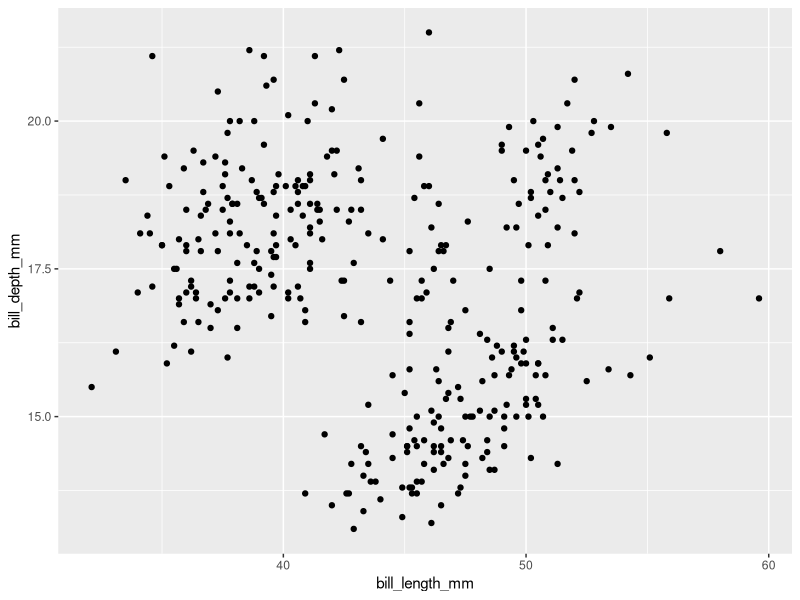
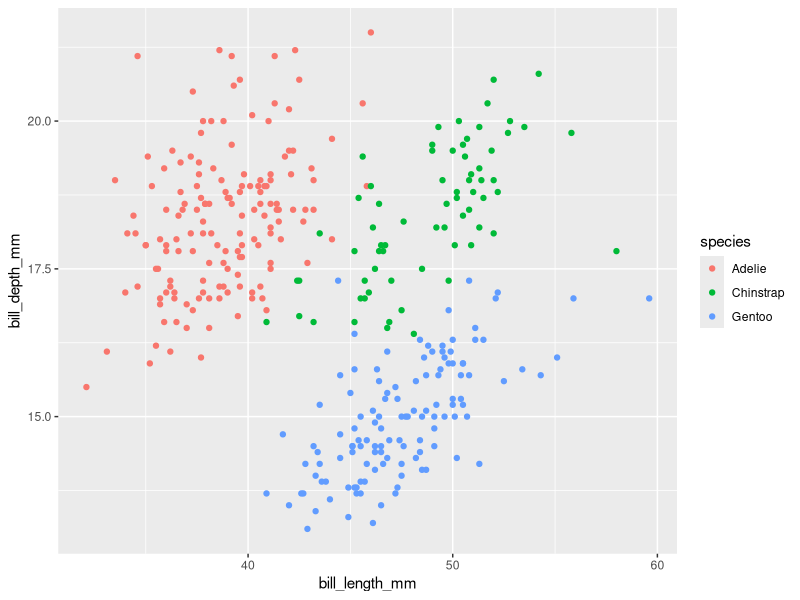
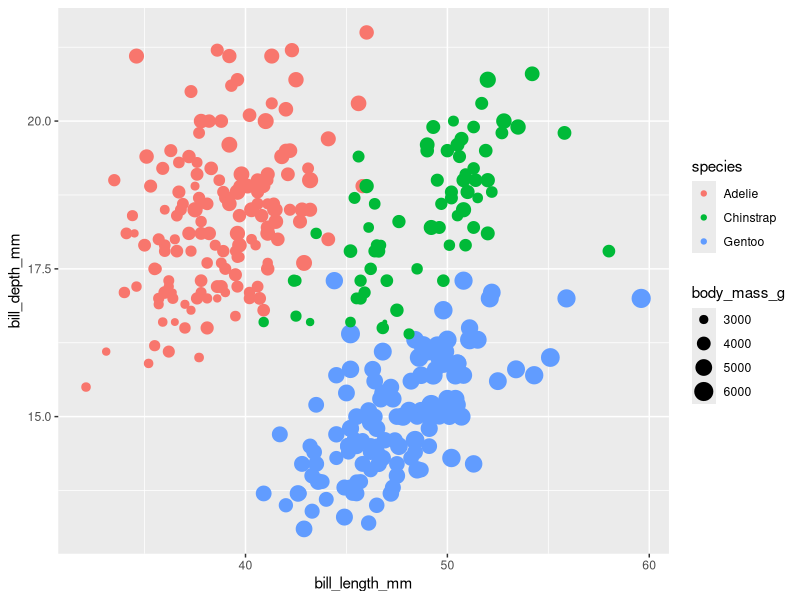
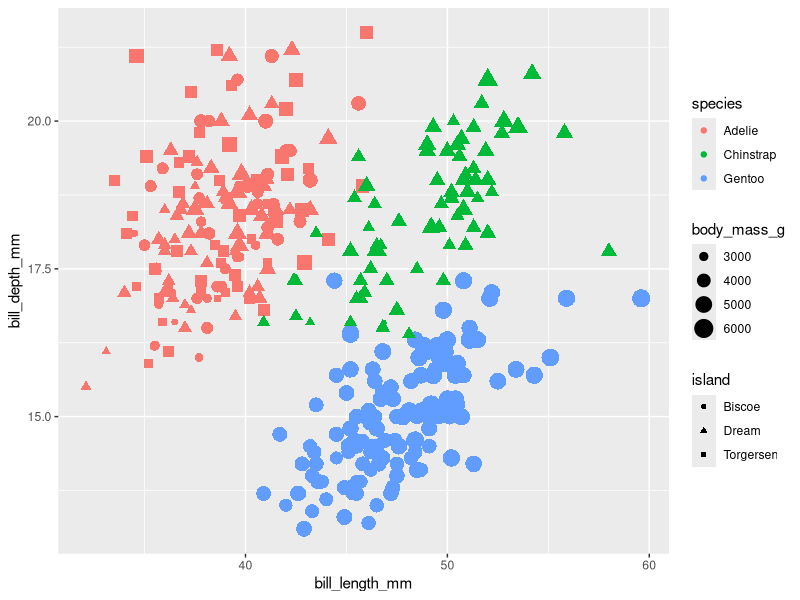
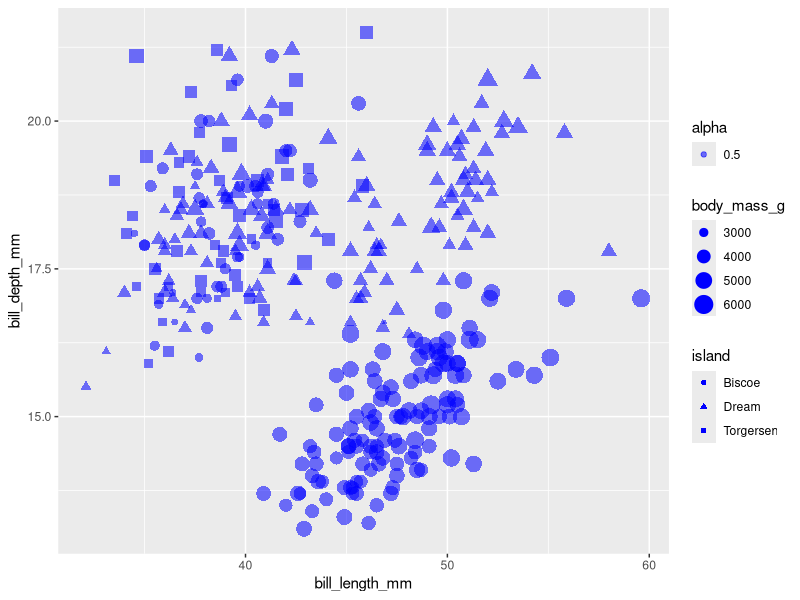
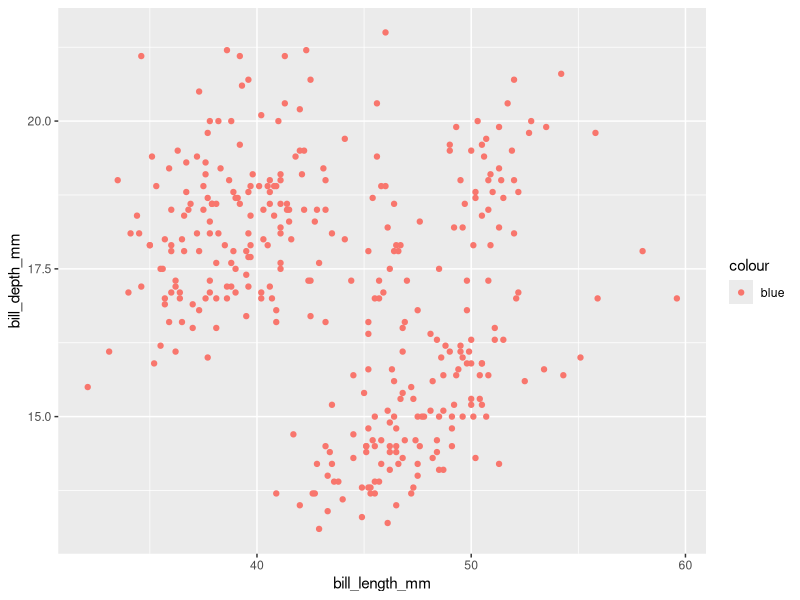
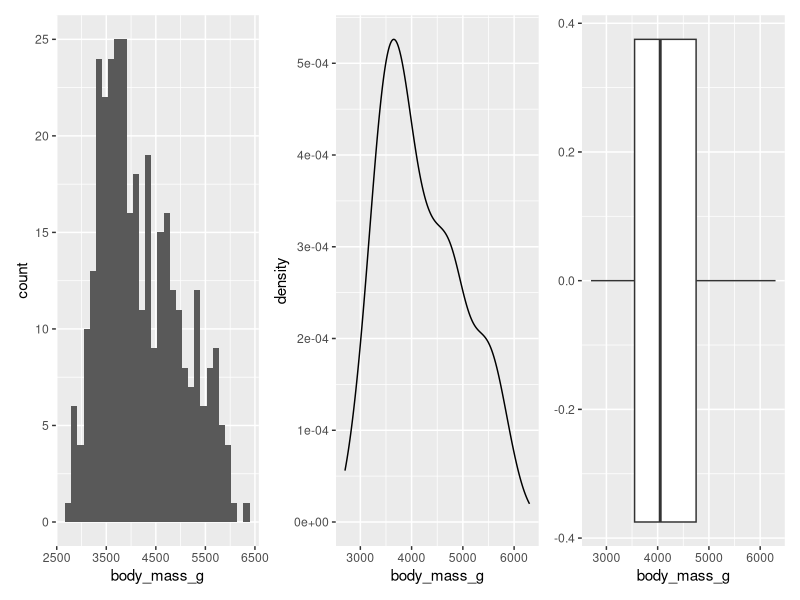
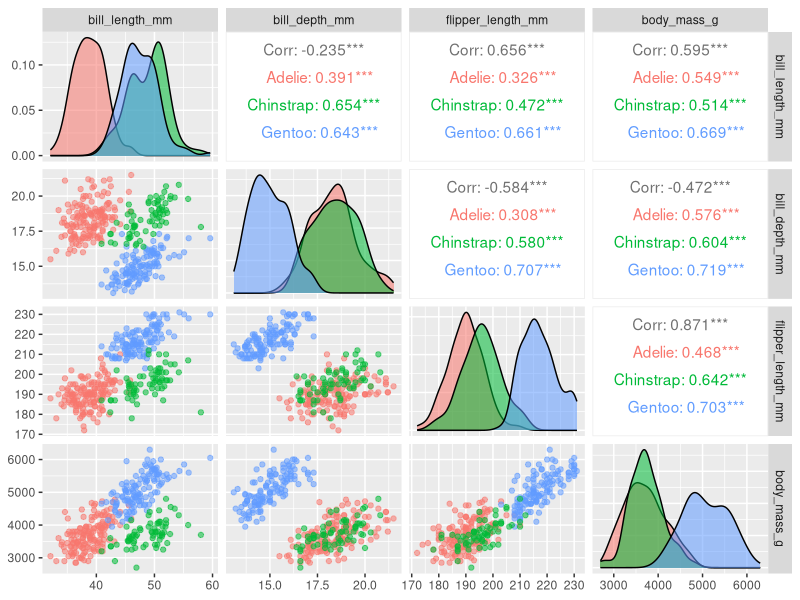

These figures' R source, in order:
## ---- chunk 1
#| code-fold: show

library(palmerpenguins)
library(tidyverse)

ggplot(data = penguins) + 
  geom_point(mapping = aes(x = bill_length_mm, y = bill_depth_mm))
## ---- chunk 2
#| code-fold: show

ggplot(data = penguins) + 
  geom_point(mapping = aes(x = bill_length_mm, y = bill_depth_mm, 
                           color = species))
## ---- chunk 3
#| code-fold: show

ggplot(data = penguins) + 
  geom_point(mapping = aes(x = bill_length_mm, y = bill_depth_mm, 
                           color = species, 
                           size = body_mass_g))
## ---- chunk 4
#| code-fold: show

ggplot(data = penguins) + 
  geom_point(mapping = aes(x = bill_length_mm, y = bill_depth_mm, 
                           color = species, 
                           size = body_mass_g, 
                           shape=island))
## ---- chunk 5
#| code-fold: show

ggplot(data = penguins) + 
  geom_point(mapping = aes(x = bill_length_mm, y = bill_depth_mm, 
                           size = body_mass_g, 
                           shape=island, 
                           alpha = 0.5),
             color = "blue")
## ---- chunk 6
#| code-fold: show

ggplot(data = penguins) + 
  geom_point(mapping = aes(x = bill_length_mm, y = bill_depth_mm, 
                           color = "blue"))
## ---- chunk 7
#| code-fold: show
#| code-line-numbers: "1,4,7,10"
#| fig-width: 6
#| fig-height: 2.5
#| out-width: 600px
#| out-height: 250px

library(patchwork)

p1 <- ggplot(penguins, aes(x = body_mass_g)) + 
  geom_histogram()

p2 <- ggplot(penguins, aes(x =body_mass_g)) +
  geom_density()  

p3 <- ggplot(penguins, aes(x = body_mass_g)) +
  geom_boxplot()

p1 + p2 + p3
## ---- chunk 8
#| code-fold: show
#| message: false
#| warning: false

library(GGally)

ggpairs(penguins, columns = 3:6, (aes(color = species, alpha = 1/4)))
## ---- chunk 9
#| code-fold: show
#| warning: false
penguins |> 
  ggplot() +
  geom_histogram(aes(x = body_mass_g/1000, fill = species), bins = 30) +
  facet_wrap(vars(island), ) +
  theme(panel.spacing.x = unit(1, "lines"))
## ---- chunk 10
#| code-fold: show
#| warning: false

penguins |> 
  ggplot() +
  geom_point(aes(x = bill_length_mm, y = flipper_length_mm, color=species)) +
  facet_grid(vars(sex), vars(island)) +
  theme(panel.spacing.x = unit(1, "lines"))
## ---- chunk 11
#| code-fold: show
#| warning: false

penguins |> 
  filter(!is.na(sex)) |>
  ggplot() +
  geom_point(aes(x = bill_length_mm, y = flipper_length_mm, color=species)) +
  facet_grid(vars(sex), vars(island)) +
  theme(panel.spacing.x = unit(1, "lines"))
## ---- chunk 12
#| code-fold: show
#| warning: false

penguins |> 
  filter(!is.na(sex)) |>
  ggplot() +
  geom_point(aes(x = bill_length_mm, y = flipper_length_mm, color=island)) +
  facet_grid(vars(species), vars(sex)) +
  theme(panel.spacing.x = unit(1, "lines"))
## ---- chunk 13
#| code-fold: show
#| warning: false
#| code-line-numbers: "|5|"

penguins |> 
  filter(!is.na(sex)) |>
  ggplot() +
  geom_point(aes(x = bill_length_mm, y = flipper_length_mm, color=island)) +
  facet_grid(species ~ .) +
  theme(panel.spacing.x = unit(1, "lines"))
## ---- chunk 14
#| code-fold: true
#| warning: false
#| code-line-numbers: "3-4"

penguins |> 
  ggplot() +
  geom_histogram(aes(x = body_mass_g, y = after_stat(density), fill = species), 
                 bins = 30, show.legend = FALSE) +
  theme(
    axis.title.y = element_text(size = 24, color = "red", face = "bold")
  )
## ---- chunk 15
#| code-fold: show

machine <- read_table("datasets/MACHINE.DAT", 
                      skip = 25, 
                      col_names = c("machine", "day", "time", "sample", "diameter"), 
                      col_types = "ffffd")

machine
## ---- chunk 16
#| code-fold: show

machine |> 
  ggplot() +
  geom_point(aes(x = day, y = diameter, 
                 color = machine))
## ---- chunk 17
#| code-fold: show

machine |> 
  ggplot() +
  geom_point(aes(x = day, y = diameter, 
                 color = machine), position = "jitter")
## ---- chunk 18
#| code-fold: show

machine |> 
  ggplot() +
  geom_point(aes(x = day, y = diameter, color = machine), 
             position = position_jitter(width = 0.1))
## ---- chunk 19
#| code-fold: show

machine |> 
  ggplot() +
  geom_point(aes(x = time, y = diameter, color = machine), 
             position = position_jitter(width = 0.1))
## ---- chunk 20
#| code-fold: show

machine |> 
  mutate(machine_time = str_c(machine, time, sep = "_")) |> 
  ggplot() +
  geom_point(aes(x = machine_time, y = diameter, color=machine), position = position_jitter(width = 0.1))
## ---- chunk 21
#| code-fold: show

machine |> 
  ggplot() +
  geom_point(aes(x = machine, y = diameter, color = time), position = position_dodge(width = 0.5))
## ---- chunk 22
#| code-fold: show

machine |> 
  ggplot() +
  geom_point(aes(x = machine, y = diameter, color = time), position = position_jitterdodge(dodge.width = 0.5, jitter.width = 0.5))
## ---- chunk 23
#| code-fold: show

machine |> 
  group_by(machine, time) |>
  summarise(mean_diameter = mean(diameter), 
            sd_diameter = sd(diameter), ci_diameter = 1.96 * sd(diameter) / sqrt(n())) |>
  ungroup() |>
  mutate(machine_time = str_c(machine, time, sep = "_")) |>
  ggplot() +
  geom_point(aes(x = machine_time, y = mean_diameter, color = machine), 
             position = position_dodge(width = 0.5)) +
  geom_errorbar(aes(x = machine_time, ymin = mean_diameter - ci_diameter, ymax = mean_diameter + ci_diameter), 
                width = 0.25, position = position_dodge(width = 0.5))
## ---- chunk 24
mpg
